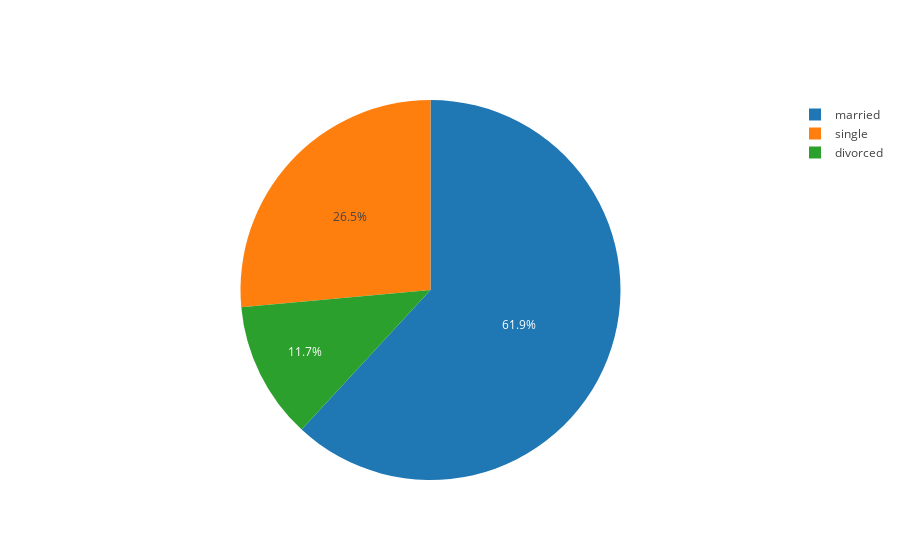

Here is the notebook cell this chart was saved with:
### Code cell
X=df.marital.value_counts()
trace = go.Pie(labels=X.index, values=X.values)
ply.iplot([trace], filename='basic_pie_chart')

### Figure 1 — Plotly figure (JSON) as saved in the notebook; plotly's stock layout.template omitted (floating-point values rounded to 4 significant figures)
{"data": [{"labels": ["married", "single", "divorced"], "type": "pie", "values": [2797, 1196, 528]}], "layout": {}}
